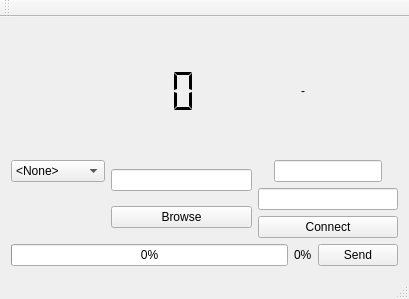
<?xml version="1.0" encoding="UTF-8"?>
<ui version="4.0">
 <class>BackupWindow</class>
 <widget class="QMainWindow" name="BackupWindow">
  <property name="geometry">
   <rect>
    <x>0</x>
    <y>0</y>
    <width>409</width>
    <height>299</height>
   </rect>
  </property>
  <property name="windowTitle">
   <string>BackupWindow</string>
  </property>
  <widget class="QWidget" name="centralWidget">
   <layout class="QVBoxLayout" name="verticalLayout_4">
    <item>
     <layout class="QHBoxLayout" name="horizontalLayout_2">
      <item>
       <widget class="QLCDNumber" name="lcdNumber">
        <property name="frameShape">
         <enum>QFrame::NoFrame</enum>
        </property>
        <property name="smallDecimalPoint">
         <bool>false</bool>
        </property>
        <property name="digitCount">
         <number>8</number>
        </property>
        <property name="segmentStyle">
         <enum>QLCDNumber::Flat</enum>
        </property>
        <property name="intValue" stdset="0">
         <number>0</number>
        </property>
       </widget>
      </item>
      <item alignment="Qt::AlignHCenter">
       <widget class="QLabel" name="label_4">
        <property name="text">
         <string>-</string>
        </property>
       </widget>
      </item>
     </layout>
    </item>
    <item>
     <layout class="QHBoxLayout" name="horizontalLayout_3">
      <item>
       <layout class="QVBoxLayout" name="verticalLayout_3">
        <item>
         <widget class="QComboBox" name="modeComboBox">
          <item>
           <property name="text">
            <string>&lt;None&gt;</string>
           </property>
          </item>
          <item>
           <property name="text">
            <string>Active user</string>
           </property>
          </item>
          <item>
           <property name="text">
            <string>Pasive user</string>
           </property>
          </item>
          <item>
           <property name="text">
            <string>Server</string>
           </property>
          </item>
         </widget>
        </item>
        <item>
         <widget class="QLabel" name="myIpLabel">
          <property name="text">
           <string/>
          </property>
         </widget>
        </item>
        <item>
         <widget class="QLabel" name="myPortLabel">
          <property name="text">
           <string/>
          </property>
         </widget>
        </item>
       </layout>
      </item>
      <item>
       <layout class="QVBoxLayout" name="verticalLayout_2">
        <item>
         <widget class="QLineEdit" name="directoryLine">
          <property name="text">
           <string/>
          </property>
          <property name="readOnly">
           <bool>false</bool>
          </property>
         </widget>
        </item>
        <item>
         <widget class="QPushButton" name="browseButton">
          <property name="text">
           <string>Browse</string>
          </property>
         </widget>
        </item>
       </layout>
      </item>
      <item>
       <layout class="QVBoxLayout" name="verticalLayout">
        <item alignment="Qt::AlignHCenter">
         <widget class="QLineEdit" name="ipLine">
          <property name="text">
           <string/>
          </property>
         </widget>
        </item>
        <item>
         <widget class="QLineEdit" name="portLine">
          <property name="text">
           <string/>
          </property>
         </widget>
        </item>
        <item>
         <widget class="QPushButton" name="connectButton">
          <property name="text">
           <string>Connect</string>
          </property>
         </widget>
        </item>
       </layout>
      </item>
     </layout>
    </item>
    <item>
     <layout class="QHBoxLayout" name="horizontalLayout">
      <item>
       <widget class="QProgressBar" name="progressBar">
        <property name="value">
         <number>0</number>
        </property>
        <property name="textVisible">
         <bool>true</bool>
        </property>
       </widget>
      </item>
      <item>
       <widget class="QLabel" name="label_2">
        <property name="maximumSize">
         <size>
          <width>300</width>
          <height>300</height>
         </size>
        </property>
        <property name="text">
         <string>0%</string>
        </property>
       </widget>
      </item>
      <item>
       <widget class="QPushButton" name="sendButton">
        <property name="text">
         <string>Send</string>
        </property>
       </widget>
      </item>
     </layout>
    </item>
   </layout>
  </widget>
  <widget class="QToolBar" name="mainToolBar">
   <attribute name="toolBarArea">
    <enum>TopToolBarArea</enum>
   </attribute>
   <attribute name="toolBarBreak">
    <bool>false</bool>
   </attribute>
  </widget>
  <widget class="QStatusBar" name="statusBar"/>
 </widget>
 <layoutdefault spacing="6" margin="11"/>
 <resources/>
 <connections/>
</ui>
